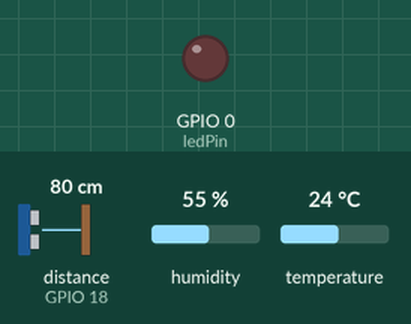
This sketch was run on a simulated ESP32. Parts: output pins drawn as LEDs (lit = HIGH). Wiring (from diagram.json): ultrasonic range finder: trigger GPIO 5; echo GPIO 18. The inputs (shaded band) are chosen by the test bench; at power-on: distance to the obstacle (sensor on GPIO 18) 80 cm, humidity 55 %, temperature 24 °C. The echo pulse lasts 58.3 µs per cm; WiFi joins after 1.5 s; servers stay silent unless stated; no MQTT or app messages arrive unless stated; pins used as bus, display or sensor lines are not drawn; what the sketch prints to the serial monitor is not drawn.

Above: at 2.7 s.
2.8 s: distance to the obstacle (sensor on GPIO 18) set to 33 cm
4.3 s: distance to the obstacle (sensor on GPIO 18) set to 27 cm
At 5.5 s:
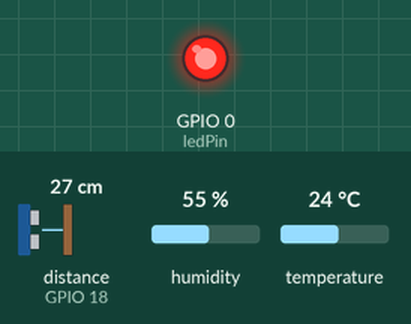
Timing chart, 0 to 7.3 s (numbered marks = the images above; inputs shaded):
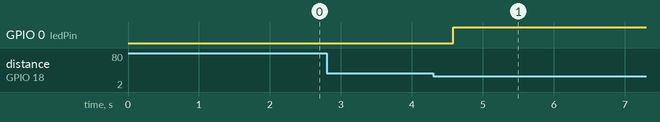

The sketch:

sketch.ino
```cpp
#include <WiFi.h>
#include <PubSubClient.h> // Biblioteca para MQTT
#include "DHT.h"

// --- CONFIGURAÇÕES DO DISPOSITIVO ---
// Altere estes valores para simular diferentes motos/locais
#define ID_MOTO "MOTO003"
#define LOCALIZACAO "Liberada - Pátio A"

// --- CONFIGURAÇÕES DE REDE ---
const char* ssid = "Wokwi-GUEST";
const char* password = "";

// --- CONFIGURAÇÕES MQTT ---
const char* mqtt_server = "broker.hivemq.com"; // Broker MQTT público
const int mqtt_port = 1883;
const char* mqtt_topic = "motthru/telemetria"; // Tópico para publicar os dados

// --- CLIENTES ---
WiFiClient wifiClient;
PubSubClient mqttClient(wifiClient);

// --- PINOS (PINS) ---
const int trigPin = 5;
const int echoPin = 18;
const int ledPin = 0;
#define DHTPIN 4
#define DHTTYPE DHT22
DHT dht(DHTPIN, DHTTYPE);

void setup() {
  Serial.begin(115200);

  pinMode(trigPin, OUTPUT);
  pinMode(echoPin, INPUT);
  pinMode(ledPin, OUTPUT);
  dht.begin();

  connectToWiFi();
  mqttClient.setServer(mqtt_server, mqtt_port); // Configura o servidor MQTT
}

void loop() {
  // Se não estiver conectado ao MQTT, tenta reconectar
  if (!mqttClient.connected()) {
    reconnectMQTT();
  }
  mqttClient.loop(); // Mantém a conexão MQTT ativa

  long duration = readUltrasonicDistance();
  float distance = duration * 0.034 / 2;

  Serial.print("Distância: ");
  Serial.println(distance);

  if (distance < 30) {
    digitalWrite(ledPin, HIGH);

    float humidity = dht.readHumidity();
    float temperature = dht.readTemperature();

    if (isnan(humidity) || isnan(temperature)) {
      Serial.println("Falha ao ler o sensor DHT!");
      return;
    }

    // Cria o payload JSON com todos os dados
    String payload = "{\"id_moto\":\"" + String(ID_MOTO) + "\","
                     "\"status\":\"Detectado\","
                     "\"localizacao\":\"" + String(LOCALIZACAO) + "\","
                     "\"temperatura\":" + String(temperature) + ","
                     "\"umidade\":" + String(humidity) + "}";

    Serial.println("Publicando no MQTT: " + payload);

    // Publica a mensagem no tópico MQTT
    mqttClient.publish(mqtt_topic, payload.c_str());

    delay(5000); // Espera 5 segundos antes da próxima detecção
  } else {
    digitalWrite(ledPin, LOW);
  }

  delay(500);
}

void connectToWiFi() {
  WiFi.begin(ssid, password);
  Serial.print("Conectando ao Wi-Fi");
  while (WiFi.status() != WL_CONNECTED) {
    delay(500);
    Serial.print(".");
  }
  Serial.println("\nWi-Fi conectado!");
  Serial.print("Endereço IP: ");
  Serial.println(WiFi.localIP());
}

void reconnectMQTT() {
  while (!mqttClient.connected()) {
    Serial.print("Tentando conectar ao MQTT broker...");
    // Tenta conectar com um ID de cliente único
    String clientId = "ESP32Client-" + String(ID_MOTO);
    if (mqttClient.connect(clientId.c_str())) {
      Serial.println("conectado!");
    } else {
      Serial.print("falhou, rc=");
      Serial.print(mqttClient.state());
      Serial.println(" tentando novamente em 5 segundos");
      delay(5000);
    }
  }
}

long readUltrasonicDistance() {
  digitalWrite(trigPin, LOW);
  delayMicroseconds(2);
  digitalWrite(trigPin, HIGH);
  delayMicroseconds(10);
  digitalWrite(trigPin, LOW);
  return pulseIn(echoPin, HIGH);
}
```

Measured:
- the behaviour switches between 31 and 30 cm on distance to the obstacle (sensor on GPIO 18) (found by bisection; images 0 and 1)
- after the input at 2.8 s, every drawn part: stays the same
- after the input at 4.3 s, GPIO 0 (ledPin): LOW → HIGH after 0.28 s
